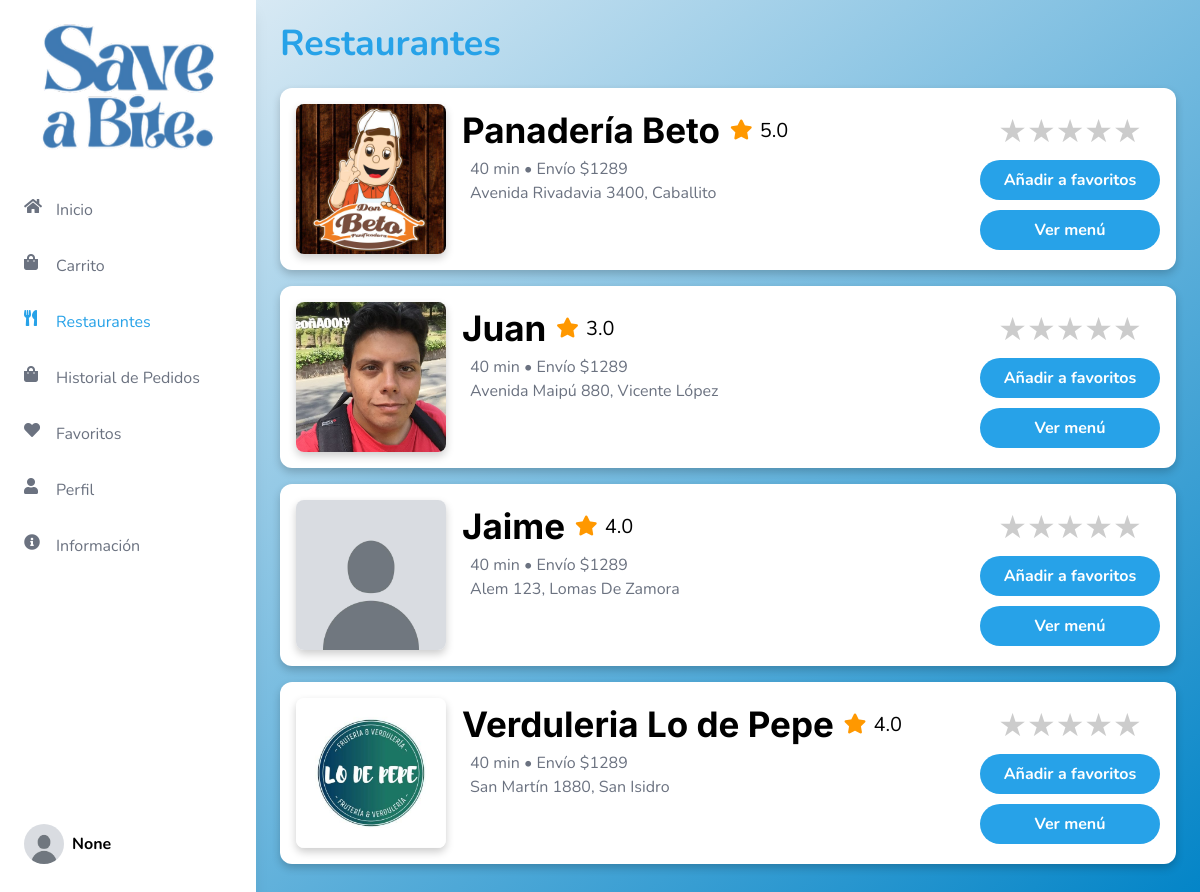
Before: /restaurantes with the older database file.
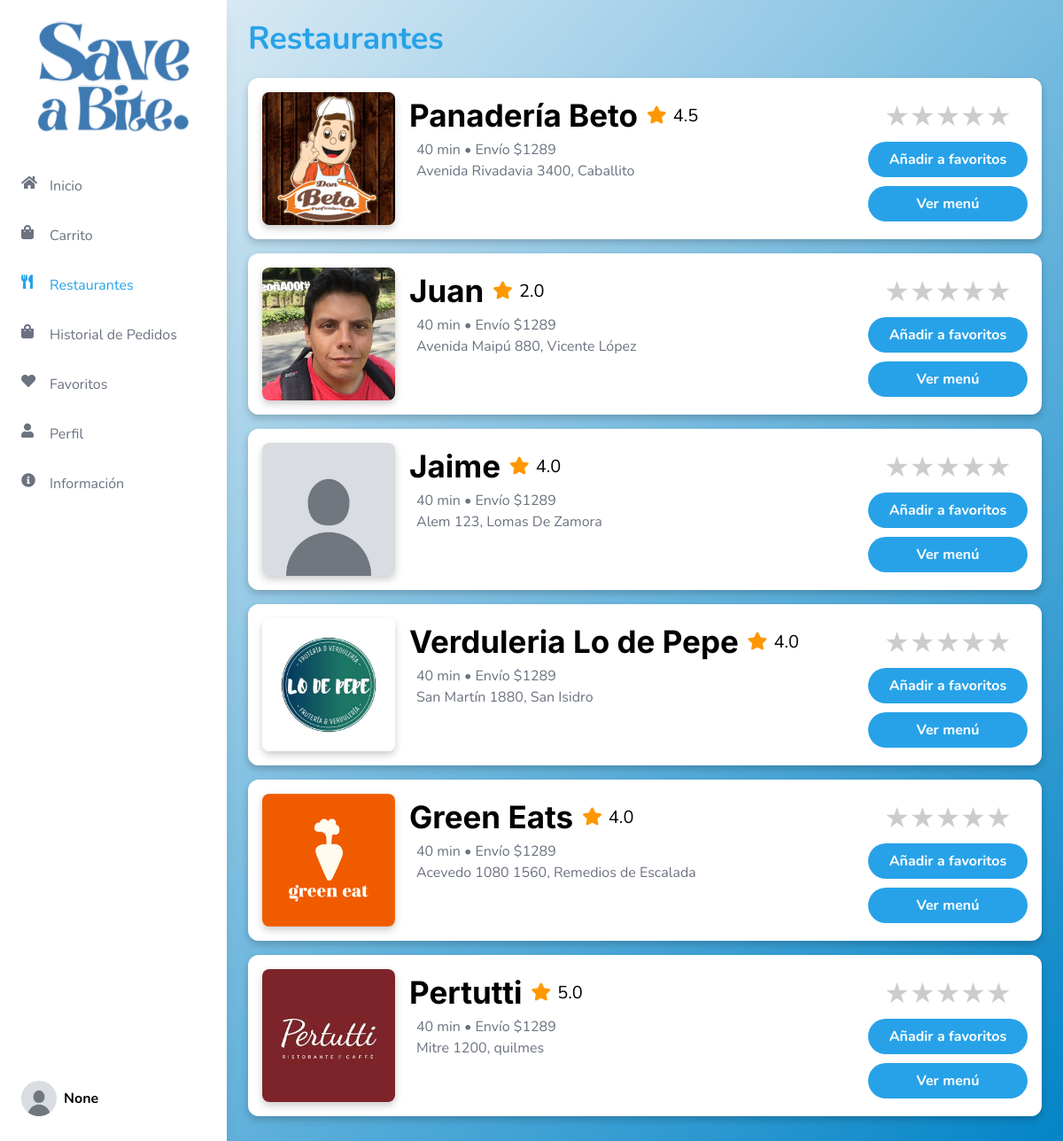
After: the same page with the newer database file.
### tables this page shows
CREATE TABLE usuarioEmpresa (
            id INTEGER PRIMARY KEY AUTOINCREMENT,
            nombre_usuario TEXT NOT NULL,
            correo_electronico TEXT NOT NULL UNIQUE,
            contrasena TEXT NOT NULL,
            imagen TEXT,  -- Columna para almacenar imágenes
            membresia TEXT,
            direccion_id INTEGER,
            ratingTotal REAL DEFAULT 0,
            FOREIGN KEY (direccion_id) REFERENCES direccionEmpresa (id)
        );

CREATE TABLE direccionEmpresa (
            id INTEGER PRIMARY KEY AUTOINCREMENT,
            usuario_id INTEGER NOT NULL,
            calle TEXT NOT NULL,
            altura INTEGER NOT NULL,
            localidad TEXT NOT NULL,
            FOREIGN KEY (usuario_id) REFERENCES usuarioEmpresa (id)
        );

### app.py (the view)
@app.route("/restaurantes", methods=['GET'])
def restaurantes():
    conn = get_db_connection()
    user_id = session.get('user_id')
    restaurantes = conn.execute('''
        SELECT usuarioEmpresa.id, usuarioEmpresa.nombre_usuario, usuarioEmpresa.imagen,
            direccionEmpresa.calle, direccionEmpresa.altura, direccionEmpresa.localidad,
            usuarioEmpresa.ratingTotal as rating_total,
            IFNULL((SELECT puntuacion FROM RATINGS WHERE id_usuario = ? AND id_empresa = usuarioEmpresa.id), 0) as current_rating
        FROM usuarioEmpresa
        LEFT JOIN direccionEmpresa ON usuarioEmpresa.id = direccionEmpresa.usuario_id
    ''', (user_id,)).fetchall()
    conn.close()
    return render_template('general/Restaurantes.html', restaurantes=restaurantes)

### app.py (called while the page is built)
def get_db_connection():
    conn = sqlite3.connect('flask_db.db')
    conn.row_factory = sqlite3.Row
    return conn

### templates/general/Restaurantes.html (shortened to what this page needs)
<!DOCTYPE html>
<html lang="es">
<head>
    <script src="https://cdn.tailwindcss.com"></script>
    <link href="https://cdnjs.cloudflare.com/ajax/libs/font-awesome/5.15.3/css/all.min.css" rel="stylesheet">
</head>
<body class="flex">
    {% include 'Sidebars/SidebarUsuario.html' %}
    <div class="container p-6 content ml-64">
        <h1 class="text-4xl font-bold text-custom-blue mb-6">Restaurantes</h1>
        <div>
            {% for restaurant in restaurantes %}
            <div class="restaurant-card">
                <img src="{{ url_for('static', filename='uploads/' ~ restaurant.imagen) }}" alt="{{ restaurant.nombre_usuario }}" id="fotorestaurante">
                <div class="restaurant-info">
                    <div class="flex items-center" id="contfoto">
                        <h3 id="nombrerestaurante">{{ restaurant.nombre_usuario }}</h3>
                        <div class="rating-total">
                            <i class="fas fa-star" id="Estrellatotal"></i>
                            <span ID="totalNumeros">{{ restaurant.rating_total|round(1) }}</span>
                        </div>
                    </div>
                    <div class="flex items-center">
                        <span class="delivery-info">40 min • Envío $1289</span>
                    </div>
                    <p id="direccion">{{ restaurant.calle }} {{ restaurant.altura }}, {{ restaurant.localidad }}</p>
                </div>
                <div class="action-buttons">
                    <div class="rating mb-1">
                        <div class="star-rating" data-restaurant-id="{{ restaurant.id }}" data-current-rating="{{ restaurant.current_rating }}">
                            <span class="star unselected" data-value="1">★</span>
                            <span class="star unselected" data-value="2">★</span>
                            <span class="star unselected" data-value="3">★</span>
                            <span class="star unselected" data-value="4">★</span>
                            <span class="star unselected" data-value="5">★</span>
                        </div>
                    </div>
                    <form method="POST" action="{{ url_for('agregar_a_favoritos', empresa_id=restaurant.id) }}" class="add-to-favorites-form">
                        <button type="submit">Añadir a favoritos</button>
                    </form>
                    <form method="GET" action="{{ url_for('ver_menu', id=restaurant.id) }}">
                        <button id="vermenu" type="submit">Ver menú</button>
                    </form>
                </div>
            </div>
            {% endfor %}
        </div>
    </div>
</body>
</html>

### templates/Sidebars/SidebarUsuario.html (shortened to what this page needs)
<!DOCTYPE html>
<html lang="es">
<head>
    <script src="https://cdn.tailwindcss.com"></script>
    <link href="https://cdnjs.cloudflare.com/ajax/libs/font-awesome/5.15.3/css/all.min.css" rel="stylesheet">
</head>
<body class="flex">
    <div class="flex flex-col h-screen bg-white w-64 p-6 shadow-lg fixed">
        <div class="flex justify-center mb-8">
            <img src="{{ url_for('static', filename='img/logo.png') }}" class="logo w-44" alt="Save a Bite Logo"/>
        </div>
        <div class="nav-item {% if request.path == url_for('menu') %}active{% endif %}">
            <i class="fas fa-home"></i>
            <a href="{{ url_for('menu') }}" class="text-decoration-none">Inicio</a>
        </div>
        <div class="nav-item {% if request.path == url_for('carrito') %}active{% endif %}">
            <i class="fas fa-shopping-bag"></i>
            <a href="{{ url_for('carrito') }}" class="text-decoration-none">Carrito</a>
        </div>
        <div class="nav-item {% if request.path == url_for('restaurantes') %}active{% endif %}">
            <i class="fas fa-utensils"></i>
            <a href="{{ url_for('restaurantes') }}" class="text-decoration-none">Restaurantes</a>
        </div>
        <div class="nav-item {% if request.path == url_for('pedidos_cliente') %}active{% endif %}">
            <i class="fas fa-shopping-bag"></i>
            <a href="{{ url_for('pedidos_cliente') }}" class="text-decoration-none">Historial de Pedidos</a>
        </div>
        <div class="nav-item {% if request.path == url_for('favoritos') %}active{% endif %}">
            <i class="fas fa-heart"></i>
            <a href="{{ url_for('favoritos') }}" class="text-decoration-none">Favoritos</a>
        </div>
        <div class="nav-item {% if request.path == url_for('perfil_usuario') %}active{% endif %}">
            <i class="fas fa-user"></i>
            <a href="{{ url_for('perfil_usuario') }}" class="text-decoration-none">Perfil</a>
        </div>
        <div class="nav-item {% if request.path == url_for('informacionUsuario') %}active{% endif %}">
            <i class="fas fa-info-circle"></i>
            <a href="{{ url_for('informacionUsuario') }}" class="text-decoration-none">Información</a>
        </div>
        <div class="profile mt-auto">
            <img src="{{ url_for('static', filename='uploads/' ~ session.get('user_image', 'defaultuser.jpg')) }}" alt="Profile">
            <div class="profile-text">
                <div class="name">{{ session.get('user_name') }}</div>
            </div>
        </div>
    </div>
</body>
</html>

### templates/general/Restaurantes.html (style rules this page uses)
#nombrerestaurante { font-size: 35px; font-family: Inter; }
#vermenu { background-color: #27a2e8; color: white; width: 180px; height: 40px; border-radius: 20px; text-align: center; cursor: pointer; font-weight: bold; transition: background-color 0.3s; margin-top: 10px; white-space: nowrap; }
body { font-family: 'Nunito', sans-serif; background: linear-gradient(to bottom right, #f1f5f9, #0284c7); height: 100vh; background-repeat: no-repeat !important; background-attachment: fixed !important; background-size: auto !important; margin: 0; }
.text-custom-blue { color: #27a2e8; }
.restaurant-card { background-color: white; border-radius: 12px; box-shadow: 0 4px 8px rgba(0, 0, 0, 0.1); padding: 16px; display: flex; flex-direction: row; transition: transform 0.2s; cursor: pointer; margin-bottom: 16px; box-shadow: 0 4px 8px rgba(0, 0, 0, 0.2); }
.restaurant-card img { border-radius: 8px; margin-right: 16px; width: 150px; height: 150px; object-fit: cover; box-shadow: 0 4px 8px rgba(0, 0, 0, 0.2); }
.restaurant-info { flex: 1; }
.restaurant-info h3 { font-size: 1.5rem; font-weight: bold; }
.restaurant-info p { color: #6b7280; margin-left: 8px; }
.delivery-info { color: #6b7280; }
.action-buttons { display: flex; flex-direction: column; justify-content: center; align-items: center; width: 180px; }
.action-buttons button { background-color: #27a2e8; color: white; width: 180px; height: 40px; border-radius: 20px; text-align: center; cursor: pointer; font-weight: bold; transition: background-color 0.3s; margin-top: 0px; white-space: nowrap; }
.star-rating { display: flex; align-items: center; justify-content: center; }
.star-rating .star { font-size: 2rem; color: #ff9800; cursor: pointer; }
.star-rating .star.unselected { color: #ccc; }
.rating-total { margin-left: 10px; margin-top: 2px; }
.rating-total .fa-star { color: #ff9800; margin-right: 3px; }
#totalNumeros { font-size: 20px; }
#Estrellatotal { font-size: 20px; }
.container { overflow-y: scroll; }

### templates/Sidebars/SidebarUsuario.html (style rules this page uses)
body { font-family: 'Nunito', sans-serif; background: linear-gradient(to bottom right, #f1f5f9, #0284c7); overflow: hidden; }
.text-custom-blue { color: #27a2e8; }
.nav-item { margin: 1rem 0; display: flex; align-items: center; color: #6b7280; transition: color 0.3s ease; }
.nav-item i { height: 24px; width: 24px; margin-right: 0.5rem; }
.nav-item:hover, .nav-item.active { color: #27a2e8; }
.profile { display: flex; align-items: center; margin-top: auto; margin-bottom: 1rem; }
.profile img { height: 40px; width: 40px; border-radius: 50%; margin-right: 0.5rem; }
.profile-text { display: flex; flex-direction: column; }
.profile-text .name { font-weight: bold; }

Changed rows visible on the page:
changed usuarioEmpresa "Panadería Beto": rating_total "5.0" → "4.5"
changed usuarioEmpresa "Juan": rating_total "3.0" → "2.0"
added usuarioEmpresa: imagen (picture), nombre_usuario "Green Eats", rating_total "4.0", calle "Acevedo 1080", altura "1560", localidad "Remedios de Escalada"
added usuarioEmpresa: imagen (picture), nombre_usuario "Pertutti", rating_total "5.0", calle "Mitre", altura "1200", localidad "quilmes"
